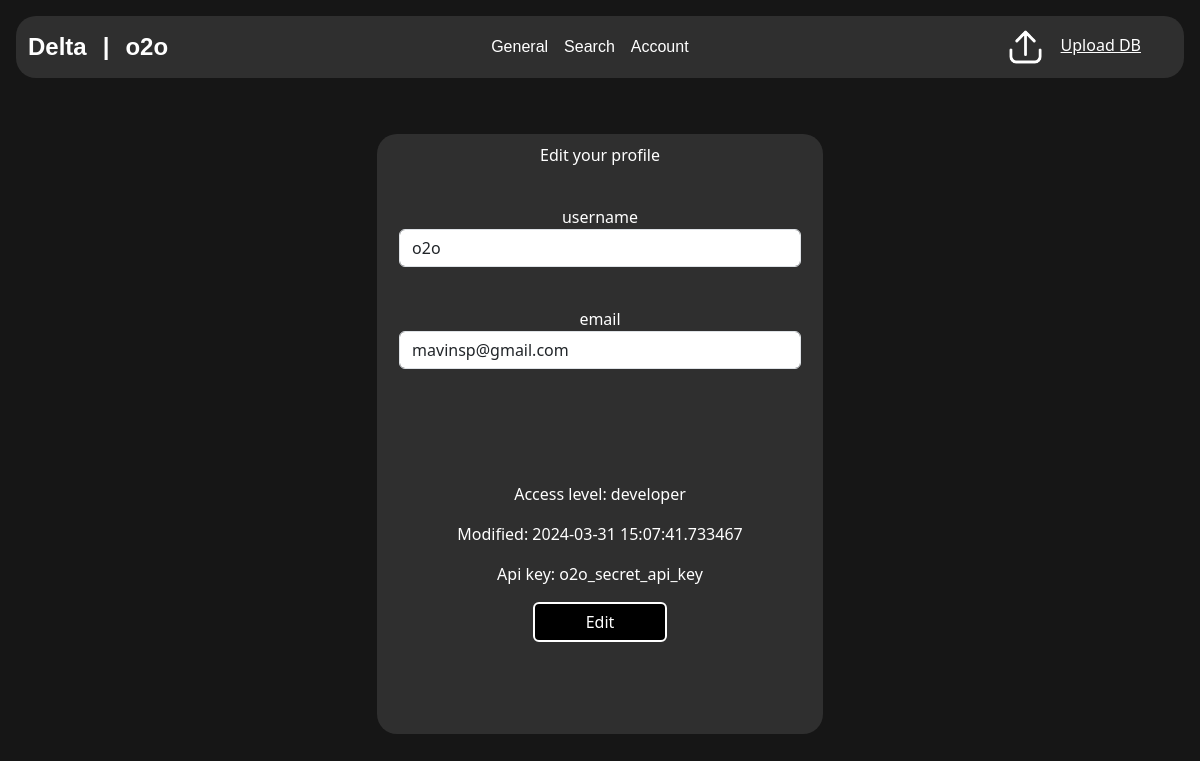
The page /account (signed in) on the database as committed earlier.
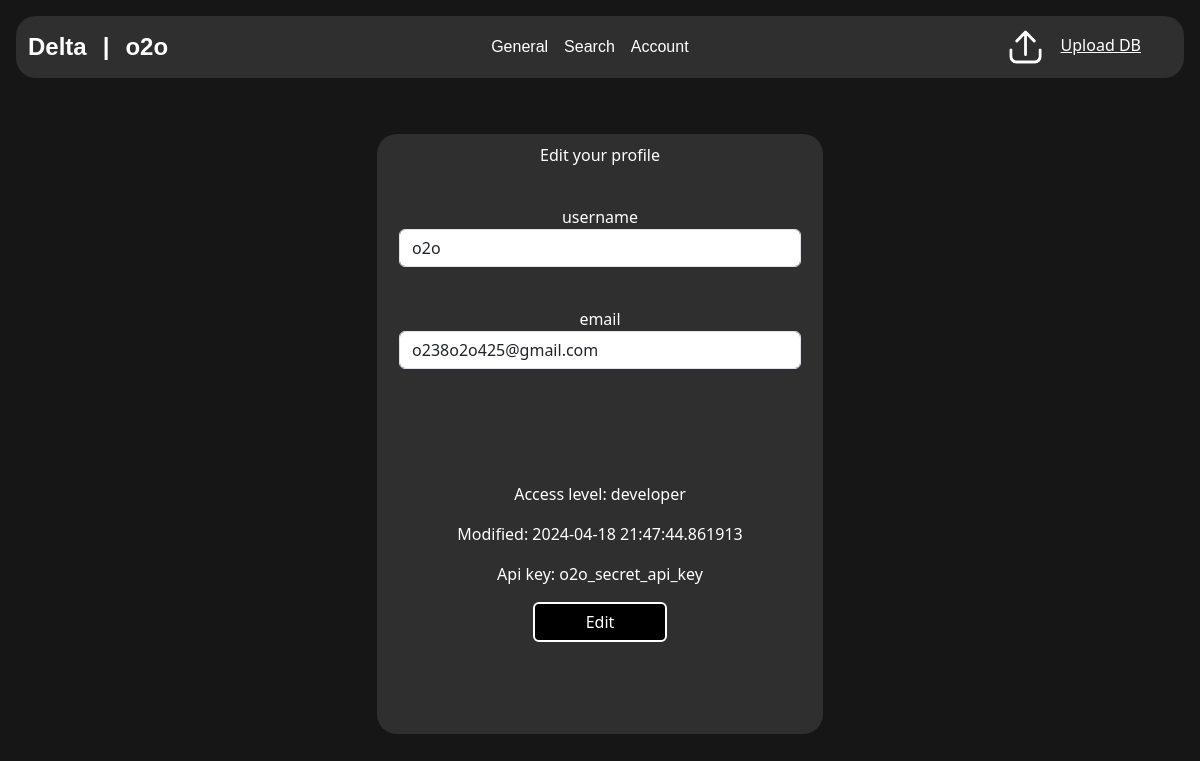
The same page on the database as committed later.
### sql.py (models this page shows, shortened)
class User(SqlAlchemyBase, UserMixin, SerializerMixin):
    __tablename__ = 'users'
    id = sqlalchemy.Column(
        sqlalchemy.Integer, primary_key=True, autoincrement=True)
    username = sqlalchemy.Column(sqlalchemy.String, nullable=False)
    email = sqlalchemy.Column(
        sqlalchemy.String, index=True, unique=True, nullable=False)
    hashed_password = sqlalchemy.Column(sqlalchemy.String, nullable=False)
    access = sqlalchemy.Column(sqlalchemy.Integer, sqlalchemy.ForeignKey(
        'access.id'), default=1, nullable=False)
    modified_date = sqlalchemy.Column(
        sqlalchemy.DateTime, default=datetime.datetime.now)
    access_level = orm.relationship('AccessRights')
    api_key = orm.relationship('ApiKeyAsoc')
    db_links = orm.relationship('Upload_DB')

class AccessRights(SqlAlchemyBase, UserMixin, SerializerMixin):
    __tablename__ = 'access'
    id = sqlalchemy.Column(
        sqlalchemy.Integer, primary_key=True, autoincrement=True)
    level = sqlalchemy.Column(sqlalchemy.String, unique=True, nullable=False)
    user = orm.relationship("User", back_populates='access_level')

class ApiKeyAsoc(SqlAlchemyBase, UserMixin, SerializerMixin):
    __tablename__ = 'api_keys'
    id = sqlalchemy.Column(
        sqlalchemy.Integer, primary_key=True, autoincrement=True)
    key = sqlalchemy.Column(sqlalchemy.String, nullable=False, index=True)
    user_id = sqlalchemy.Column(
        sqlalchemy.Integer, sqlalchemy.ForeignKey('users.id'), nullable=False)
    user = orm.relationship("User", back_populates='api_key')

### core.py (the view, shortened to what this page needs)
@app.route('/account', methods=['GET', 'POST']) # форма изменения данных акканта
@login_required
def account():
    form = EditForm()
    data = {}
    if request.method == 'GET':
        db_sess = create_session()
        user = db_sess.query(User).filter(
            User.email == current_user.email).first()
        if user:
            form.username.data = user.username
            form.email.data = user.email
            api_key = get_api_key(user)
            data = {
                'modified_date': user.modified_date,
                'access_level': user.access_level.level,
                'api_key': api_key
            }
        else:
            abort(404)
    return render_template('account.html', form=form, title='Account', data=data)

### core.py
class EditForm(FlaskForm):
    username = StringField('username', validators=[DataRequired()])
    email = StringField('email', validators=[DataRequired()])
    submit = SubmitField('Edit')

### core.py (called while the page is built)
@login_manager.user_loader
def load_user(user_id):
    db_sess = create_session()
    return db_sess.query(User).get(user_id)

### sql.py (called while the page is built)
def create_session() -> Session:  # создание сессии для работы с бд
    global __factory
    return __factory()

def get_api_key(user: User) -> str:  # получение api ключа по юзеру
    db_sess = create_session()
    api_asoc = db_sess.query(ApiKeyAsoc).filter(
        ApiKeyAsoc.user_id == user.id).first()
    if api_asoc:
        return api_asoc.key

### templates/account.html (shortened to what this page needs)
{% extends "base.html" %} {% block content %}
<div class="edit_form">
    <form method="post">
        <p  style="padding-top: 2%;">Edit your profile</p>
        <p>
            {{ form.username.label(style="margin-top: 5%") }}<br>
            {{ form.username(class="form-control") }}<br>
        </p>
        <p>
            {{ form.email.label }}<br>
            {{ form.email(class="form-control", type="email") }}<br>
        </p>
        <div style="margin-top: 20%;">
            <p>Access level: {{ data["access_level"] }}</p>
            <p>Modified: {{ data["modified_date"] }}</p>
            <p>Api key: {{ data["api_key"] }}</p>
            <p>{{ form.submit(type="submit", class="btn btn-primary", style="width: 30%; margin-bottom: `1%") }}</p>
        </div>
    </form>
</div>
{% endblock %}

### templates/base.html (shortened to what this page needs)
<!DOCTYPE html>
<html lang="en">
  <head>
    <link href="https://cdn.jsdelivr.net/npm/bootstrap@5.3.3/dist/css/bootstrap.min.css" rel="stylesheet">
    <link href="https://getbootstrap.com/docs/5.3/assets/css/docs.css" rel="stylesheet">
    <link rel="stylesheet" type="text/css" href="static/css/style.css" />
  </head>
  <body class="p-3 m-0 border-0 bd-example m-0 border-0">
    <nav class="navbar navbar-expand-lg">
      <div class="container-fluid">
        <a class="navbar-brand" href="/search">Delta</a>
        <a class="navbar-brand">|</a>
          {% if current_user.is_authenticated %}
              <a class="navbar-brand" href="/logout">{{ current_user.username }}</a>
          {% else %}
              <a class="navbar-brand" href="/login"><u>Sign in</u></a>
          {% endif %}
        <div class="collapse navbar-collapse" id="navbarNavAltMarkup">
          <div class="navbar-nav">
            <a class="nav-link" href="/">General</a>
            <a class="nav-link" href="/search">Search</a>
            <a class="nav-link" href="/account">Account</a>
          </div>
        </div>
      </div>
      {% if current_user.is_authenticated %}
        <div class="upload up-2">
          <a href="/upload"><img src="static/data/upload.png" class="upload-button">Upload DB</a>
        </div>
      {% endif %}
    </nav>
    <main role="main" class="container">{% block content %}{% endblock %}</main>
  </body>
</html>

### static/css/style.css (style rules this page uses)
body { background-color: #161616; }
p { color: #ffffff; text-align: center; }
div { margin-left: auto; margin-right: auto; }
.btn { background-color: black; border: 2px solid white; }
a { color: #ffffff; }
nav.navbar { background-color: #2f2f2f; border-radius: 20px; }
a.navbar-brand { color: #ffffff; font-family: Arial; font-size: 150%; font-weight: bold; }
a.nav-link { color: #ffffff; font-family: Arial; font-size: 100%; }
.edit_form { background-color: #2f2f2f; border-radius: 20px; margin-top: 5%; width: 40%; height: 600px; }
.form-control { margin-left: auto; margin-right: auto; width: 90%; }
div.upload { margin-right: 0; }
img.upload-button { width: 30%; padding-right: 10%; }

Rows that differ between the two databases and show on the page:
changed User: email "mavinsp@gmail.com" → "o238o2o425@gmail.com"; modified_date "2024-03-31 15:07:41.733467" → "2024-04-18 21:47:44.861913"
